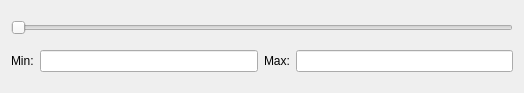
<?xml version="1.0" encoding="UTF-8"?>
<ui version="4.0">
 <class>ParamItem</class>
 <widget class="QWidget" name="paramItem">
  <property name="geometry">
   <rect>
    <x>0</x>
    <y>0</y>
    <width>524</width>
    <height>93</height>
   </rect>
  </property>
  <property name="sizePolicy">
   <sizepolicy hsizetype="Preferred" vsizetype="Maximum">
    <horstretch>0</horstretch>
    <verstretch>0</verstretch>
   </sizepolicy>
  </property>
  <property name="windowTitle">
   <string>Form</string>
  </property>
  <layout class="QVBoxLayout" name="verticalLayout">
   <item>
    <widget class="QSlider" name="paramSlider">
     <property name="orientation">
      <enum>Qt::Horizontal</enum>
     </property>
    </widget>
   </item>
   <item>
    <layout class="QHBoxLayout" name="horizontalLayout">
     <item>
      <widget class="QLabel" name="minLabel">
       <property name="text">
        <string>Min:</string>
       </property>
      </widget>
     </item>
     <item>
      <widget class="QLineEdit" name="minEdit"/>
     </item>
     <item>
      <widget class="QLabel" name="maxLabel">
       <property name="sizePolicy">
        <sizepolicy hsizetype="Preferred" vsizetype="Maximum">
         <horstretch>0</horstretch>
         <verstretch>0</verstretch>
        </sizepolicy>
       </property>
       <property name="text">
        <string>Max:</string>
       </property>
      </widget>
     </item>
     <item>
      <widget class="QLineEdit" name="maxEdit"/>
     </item>
    </layout>
   </item>
  </layout>
 </widget>
 <resources/>
 <connections/>
</ui>
